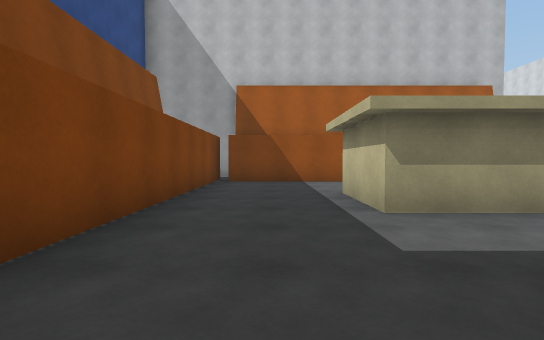
[1] (above)

24 first-person views from a walk through a Unity game level. The camera is 1.2 m above the floor, tilts 2° down and sees 85° across. The floor is counted in squares, 2 m on a side. Each view is taken from the middle of a square. On the plan, view 1 faces up. The plan holds only what a view shows up to about 9 squares ahead; the rest is blank. The place goes on beyond the plan. Some animated figures are not drawn. Surface patterns are stand-ins for the level's own textures.

[2]
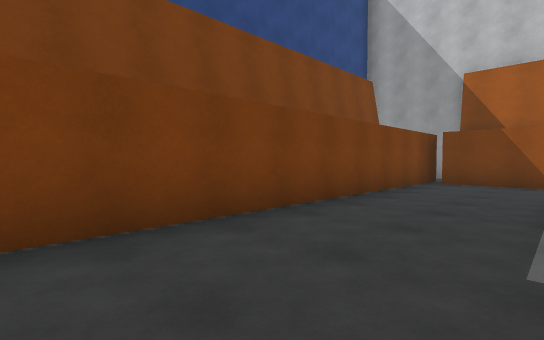

[3]
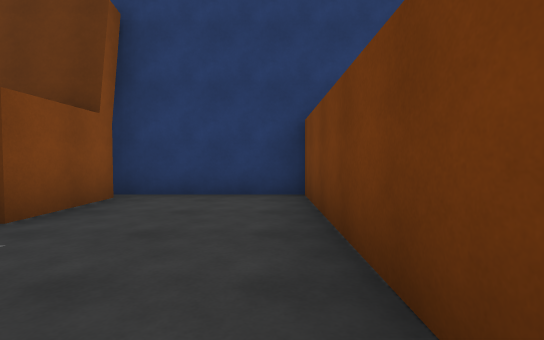

[4]
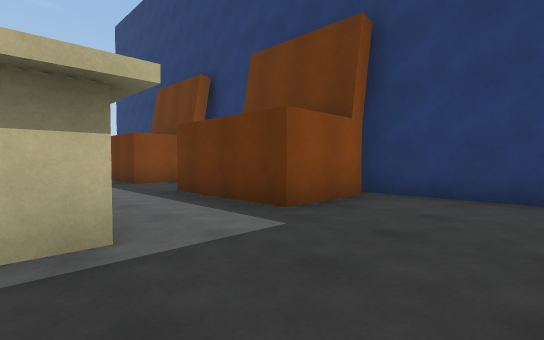

[5]
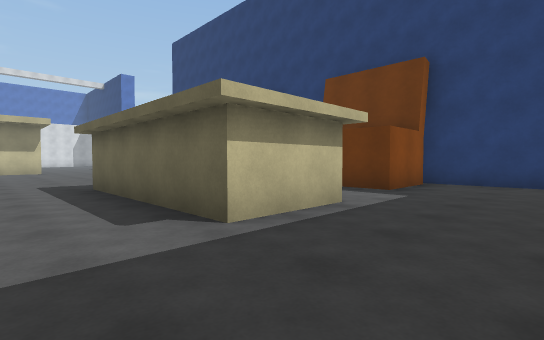

[6]
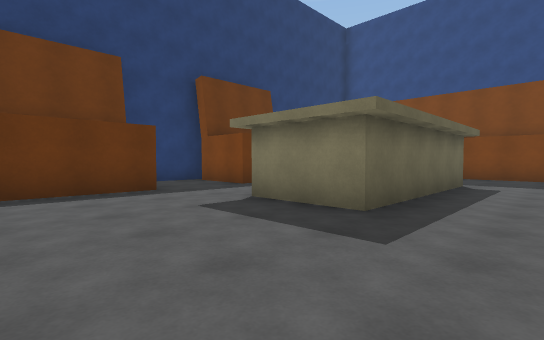

[7]
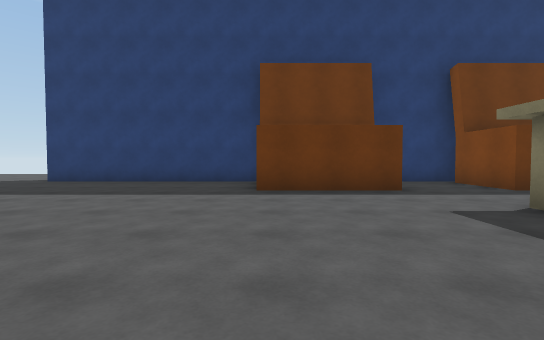

[8]
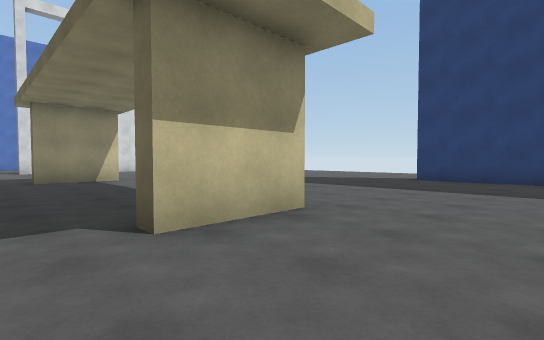

[9]
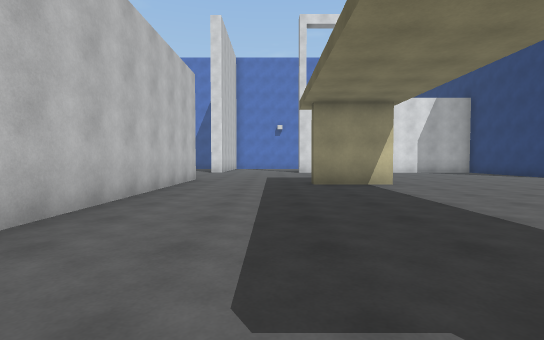

[10]
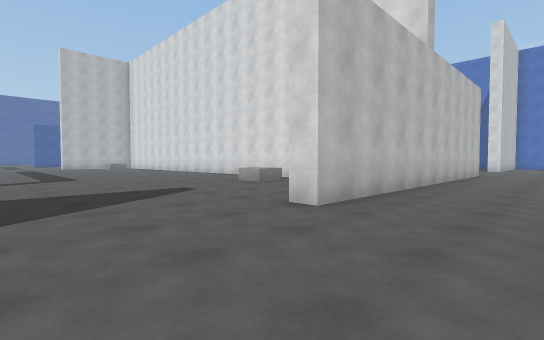

[11]
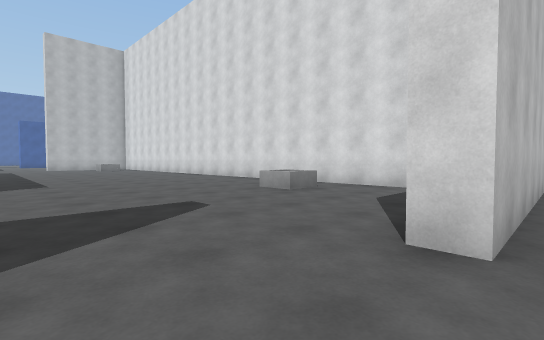

[12]
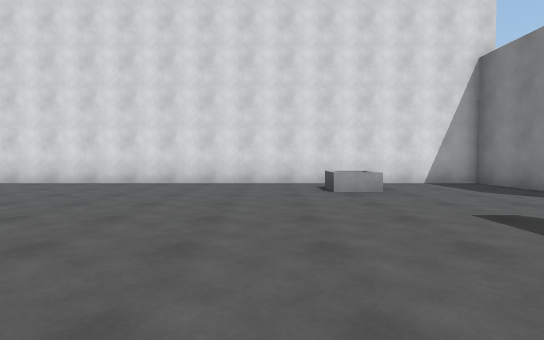

[13]
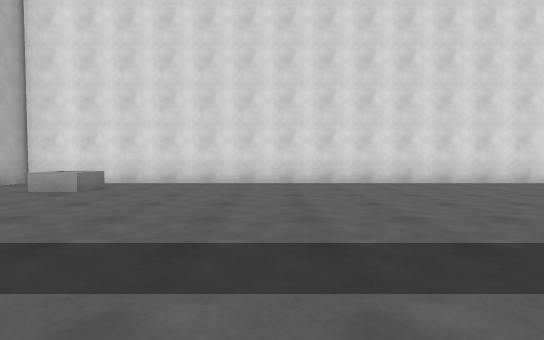

[14]
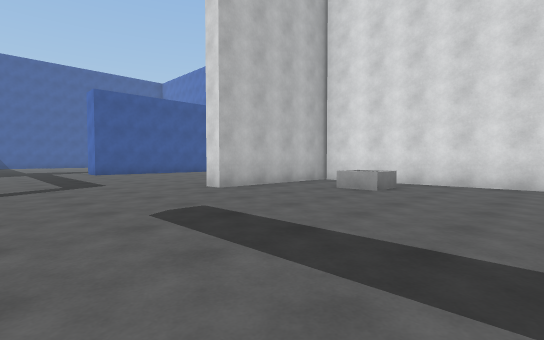

[15]
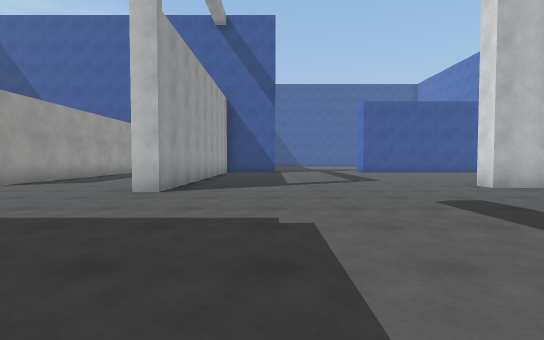

[16]
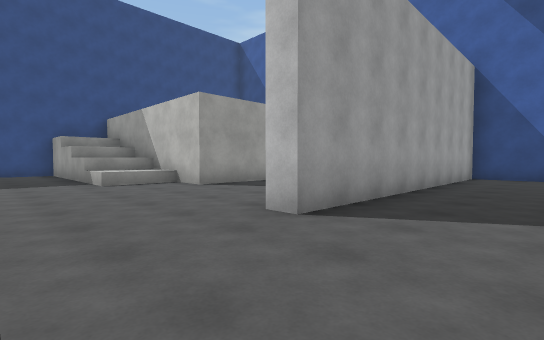

[17]
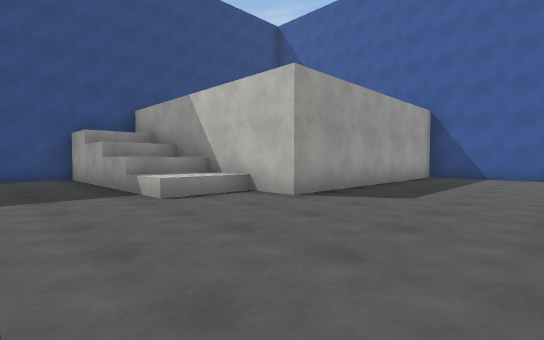

[18]
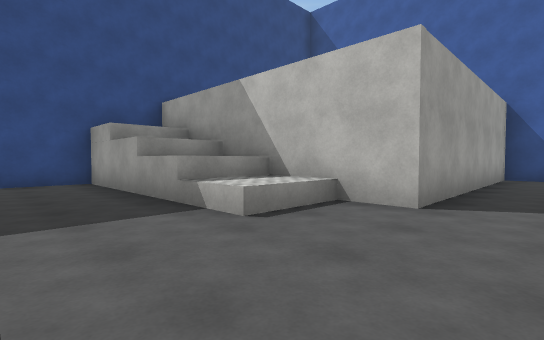

[19]
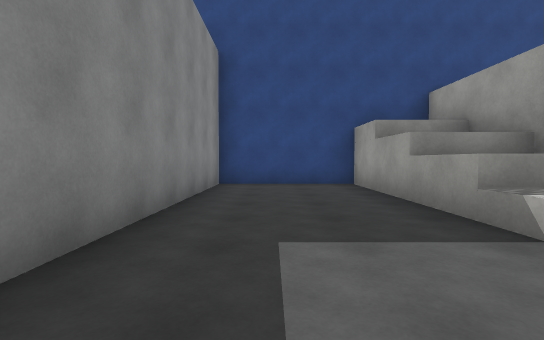

[20]
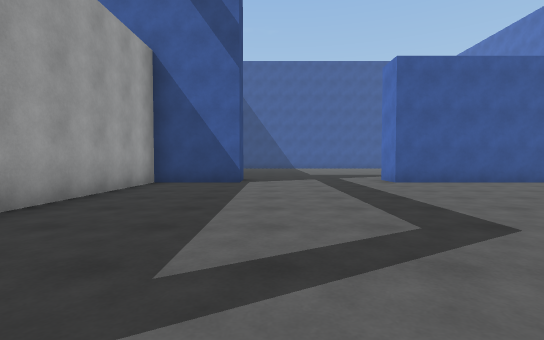

[21]
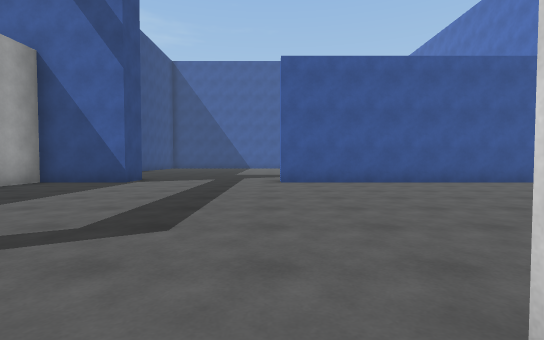

[22]
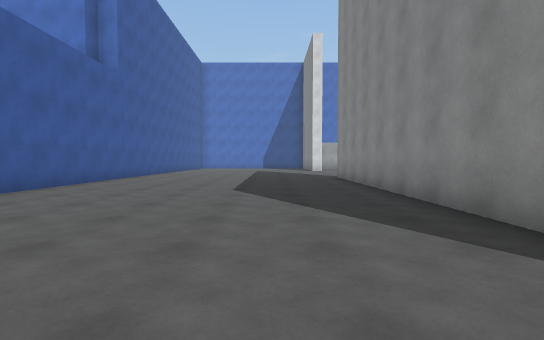

[23]
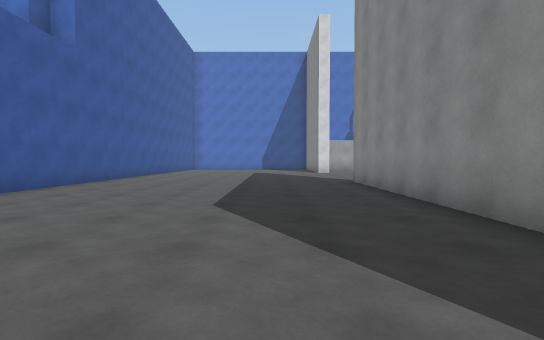

[24]
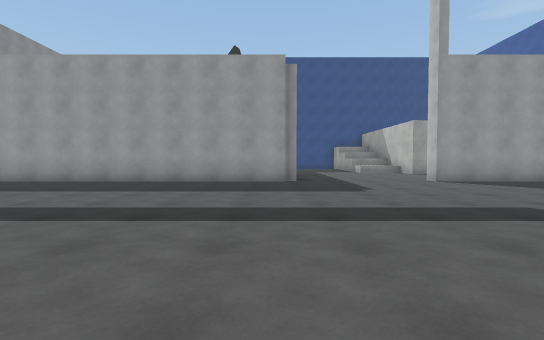

### Floor plan
Points are (right, up) in squares from view 1. A wall is a line through its corners. A room is listed if a view was taken in it or the views show most of it. See-through windows are left out.
Room 1 (views 1, 2, 3, 4, 5)
walls: (1.3, 3.3) (1.3, 5.3); (1.5, -0.6) (1.5, 1.3); (0.5, 8) (-1.2, 8); (-1.6, 9) (-1.6, -1.1) (1.8, -1.1)
ways out: opening at (1.5, 4.5) to room 2
Room 2 (views 6, 7, 8, 9, 10, 11, 12, 13, 14, 15, 16, 17, 18, 19, 20, 21, 22, 23, 24)
walls: (15.6, 10.8) (17.5, 10.8) (17.5, 29.3) (13.7, 29.3) (13.7, 29.9); (14.3, 5) (14.3, 7) (14.8, 7); (6.9, 24.4) (6.9, 16.5); (22.9, 10.3) (13.1, 10.3) (13.1, 10.9); (2, 8) (0.5, 8); (21.2, 5) (21.2, 7); (1.3, 5.3) (5.8, 5.3) (5.8, 3.2); (3.1, 3.3) (1.3, 3.3); (15.4, 29.8) (23.1, 29.8); (6.5, 0.1) (6.5, 1.3) (9.4, 1.3); (9.4, -1.1) (15.1, -1.1); (1.6, 28) (-4.4, 28) (-4.4, 24.7) (1.6, 24.7); (1.5, 1.3) (4.3, 1.3) (4.3, -0.6); (4, -1.1) (5.5, -1.1); (0.1, 29.9) (0.1, 28); (5.6, 36.8) (2.7, 36.8) (2.7, 29.8) (-1.3, 29.8) (-1.3, 28); (9.2, 37.8) (9.2, 36.8) (6.9, 36.8) (6.9, 28.5) (6.4, 28.5); (24, 36.8) (13.1, 36.8) (13.1, 37.8)
low walls: (1.6, 29.9) (1.6, 28)
ways out: opening at (1.5, 4.5) to room 1; opening at (24, 30)
objects: other object (16, 14); other object (16, 27)

Where each view was taken, in squares from view 1:
view 1: 0 up, 0 right, facing up
view 2: 0 up, 1 right, facing up-left
view 3: 4 up, 1 left, facing down
view 4: 4 up, 1 left, facing down-right
view 5: 7 up, 1 left, facing down-right
view 6: 7 up, 9 right, facing down-left
view 7: 7 up, 9 right, facing down
view 8: 8 up, 12 right, facing down-right
view 9: 8 up, 14 right, facing right
view 10: 8 up, 10 right, facing up-right
view 11: 10 up, 11 right, facing up-right
view 12: 16 up, 10 right, facing right
view 13: 23 up, 10 right, facing right
view 14: 24 up, 10 right, facing up-right
view 15: 23 up, 9 right, facing up
view 16: 26 up, 9 right, facing up-left
view 17: 26 up, 6 right, facing up-left
view 18: 26 up, 4 right, facing up-left
view 19: 26 up, 3 right, facing left
view 20: 29 up, 10 right, facing up
view 21: 29 up, 13 right, facing up
view 22: 32 up, 13 right, facing right
view 23: 32 up, 15 right, facing right
view 24: 24 up, 15 right, facing left
